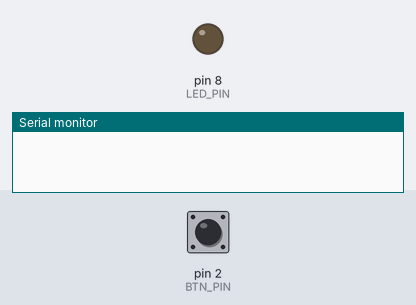
Recording of a sketch running on a simulated Arduino Uno, built with avr-gcc and run on an emulated ATmega328P. Shown: output pins drawn as LEDs (lit = HIGH), the last lines printed to the serial monitor. Inputs (shaded band) come from the test bench; at power-on: pin 2 (BTN_PIN) HIGH.

Above: at 1.2 s.
1.3 s: pin 2 (BTN_PIN) pulled LOW for 0.15 s
At 2.6 s:
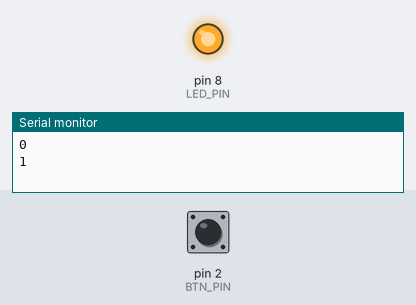
2.9 s: pin 2 (BTN_PIN) pulled LOW for 3.2 s
At 3.2 s:
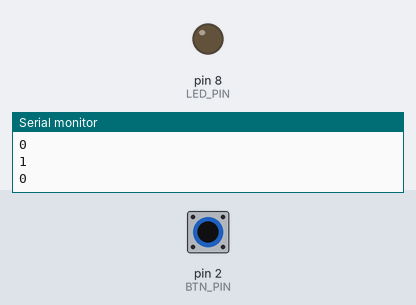
Timing chart, 0 to 7.6 s (numbered marks = the images above; inputs shaded):
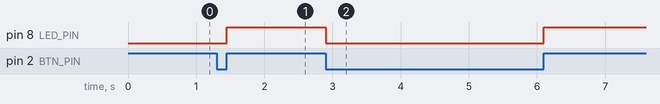

Measured:
- after the input at 1.3 s, pin 8 (LED_PIN): LOW → HIGH after 0.15 s
- after the input at 2.9 s, pin 8 (LED_PIN): HIGH → LOW at once, → HIGH 3.2 s later

The sketch:

TASK_T2.ino
```cpp
const uint8_t BTN_PIN = 2; // Button pin number
const uint8_t LED_PIN = 8; // LED pin number

//variables for LED and Button
uint8_t buttonPrevState = HIGH;
uint8_t ledState = LOW;


void setup()
{
  //Button pin is used as input
  pinMode(BTN_PIN, INPUT_PULLUP);
  //LED pin is used as output
  pinMode(LED_PIN, OUTPUT);

  //interrupt:
    attachInterrupt(0, TOGGLE, CHANGE);

  //initializing serial communication with a baud rate of 9600
  Serial.begin(9600);
}

void loop()
{
 delay(10);

}

void TOGGLE(){
	buttonPrevState = digitalRead(2);
  	digitalWrite(8, buttonPrevState);
    Serial.println(buttonPrevState);
}
```
